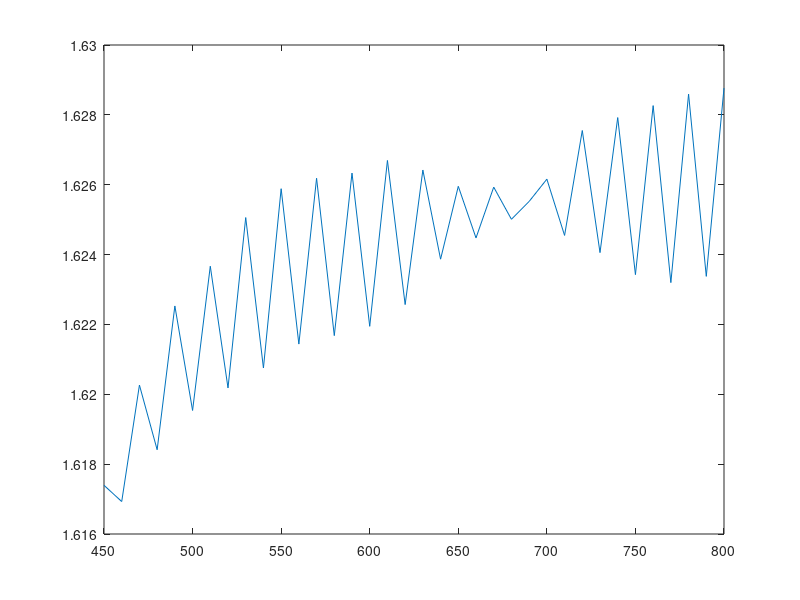

Reproduce this figure in MATLAB.
Cd = [ 0.504460170919891 1.100339291988043 1.366876797750598 1.595905742749525 1.640608578930535 1.589016407691488 1.541294311820138 1.501069663231000 1.465979375476983 1.451854127163417 1.451017214213607 1.453083293633048 1.453531828154919 1.451874339215590 1.448979372038050 1.445315772632438 1.441299825863829 1.437278592943921 1.433619371353385 1.430513424437180 1.428053039708490 1.426425421217405 1.426808963245331 1.432423876285849 1.447316375972708 1.468528496938086 1.490438423788655 1.511884523844226 1.530985365772242 1.548452569786084 1.561976460883256 1.574285935149407 1.583187776203797 1.590330729919729 1.595795266054255 1.599665671408926 1.603087960178887 1.605091120358708 1.607687493691012 1.609137557051980 1.611324394361056 1.612355320046401 1.614231911068247 1.615081183457890 1.617394237016331 1.616929339805874 1.620263105610829 1.618412214322237 1.622529280035056 1.619536833593546 1.623666171163405 1.620181305997041 1.625059635526120 1.620752642621697 1.625885762719903 1.621437310867418 1.626185311478529 1.621679889520019 1.626333308072857 1.621945921077401 1.626694712399049 1.622568449565417 1.626420581453027 1.623868463428808 1.625954200517515 1.624476713500195 1.625931069748345 1.625010266559147 1.625521396654646 1.626158945860033 1.624548102919690 1.627552185575862 1.624056243620966 1.627922405145331 1.623425598350053 1.628264752124867 1.623197143776963 1.628593809838235 1.623376089720318 1.628766825823609]
t = [ 10 20 30 40 50 60 70 80 90 100 110 120 130 140 150 160 170 180 190 200 210 220 230 240 250 260 270 280 290 300 310 320 330 340 350 360 370 380 390 400 410 420 430 440 450 460 470 480 490 500 510 520 530 540 550 560 570 580 590 600 610 620 630 640 650 660 670 680 690 700 710 720 730 740 750 760 770 780 790 800]
%plot (t, Cd)
plot (t(45:80), Cd(45:80))
